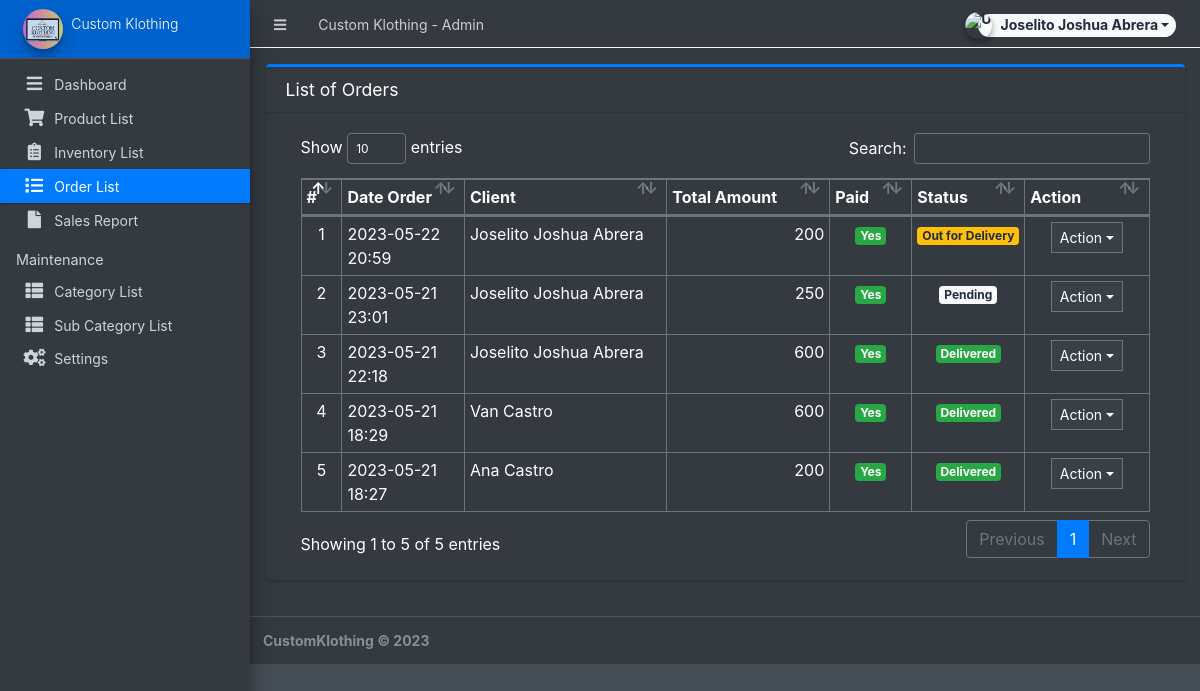
The page /admin/?page=orders (signed in) on the database as committed earlier.
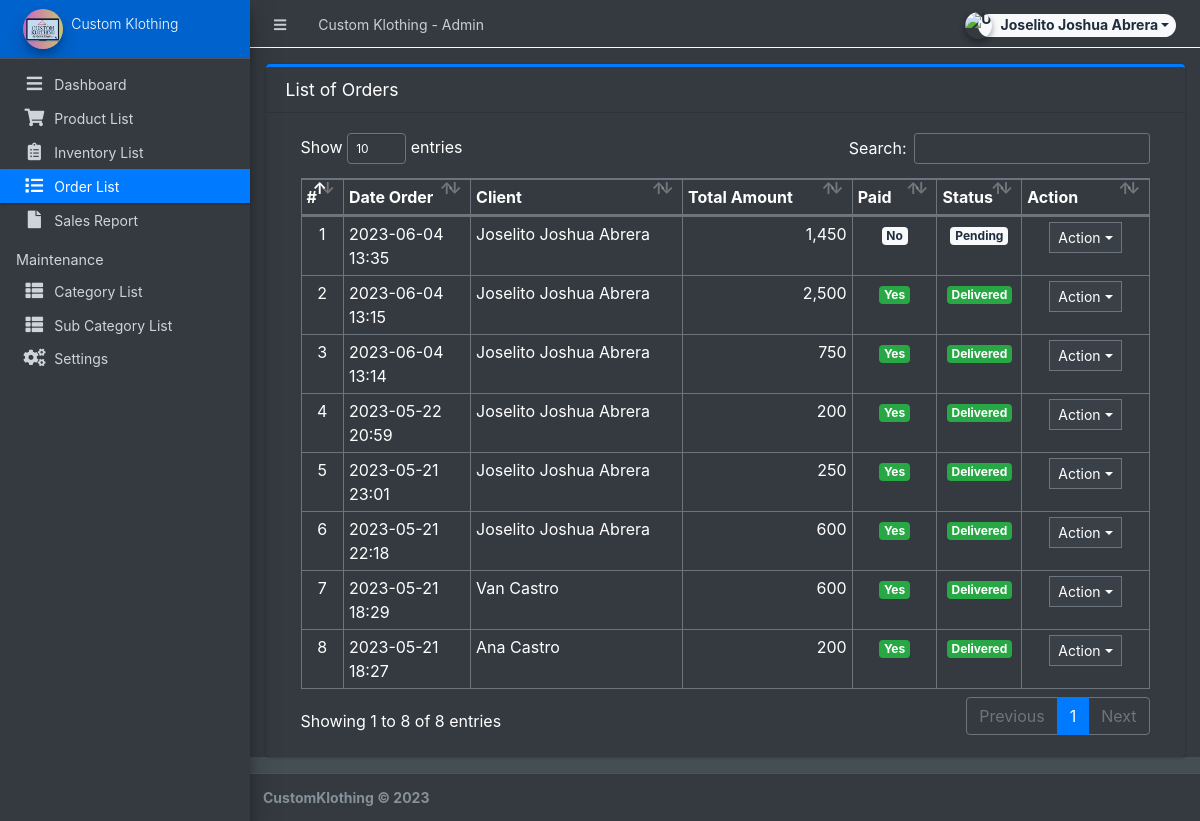
The same page on the database as committed later.
### tables this page shows
CREATE TABLE `orders` (
  `id` int(30) NOT NULL,
  `client_id` int(30) NOT NULL,
  `delivery_address` text NOT NULL,
  `payment_method` varchar(100) NOT NULL,
  `order_type` tinyint(1) NOT NULL COMMENT '1= pickup,2= deliver',
  `amount` double NOT NULL,
  `status` tinyint(2) NOT NULL DEFAULT 0,
  `paid` tinyint(1) NOT NULL DEFAULT 0,
  `date_created` datetime NOT NULL DEFAULT current_timestamp(),
  `date_updated` datetime DEFAULT NULL ON UPDATE current_timestamp()
);

### admin/orders/index.php (the view, shortened to what this page needs)
<div class="card card-outline card-primary">
	<div class="card-header">
		<h3 class="card-title">List of Orders</h3>
	</div>
	<div class="card-body">
		<div class="container-fluid">
        <div class="container-fluid">
			<table class="table table-bordered table-stripped">
				<colgroup>
					<col width="5%">
					<col width="15%">
					<col width="25%">
					<col width="20%">
					<col width="10%">
					<col width="10%">
					<col width="15%">
				</colgroup>
				<thead>
					<tr>
						<th>#</th>
						<th>Date Order</th>
						<th>Client</th>
						<th>Total Amount</th>
						<th>Paid</th>
						<th>Status</th>
						<th>Action</th>
					</tr>
				</thead>
				<tbody>
					<?php
					$i = 1;
						$qry = $conn->query("SELECT o.*,concat(c.firstname,' ',c.lastname) as client from `orders` o inner join clients c on c.id = o.client_id order by unix_timestamp(o.date_created) desc ");
						while($row = $qry->fetch_assoc()):
					?>
						<tr>
							<td class="text-center"><?php echo $i++; ?></td>
							<td><?php echo date("Y-m-d H:i",strtotime($row['date_created'])) ?></td>
							<td><?php echo $row['client'] ?></td>
							<td class="text-right"><?php echo number_format($row['amount']) ?></td>
							<td class="text-center">
                                <?php if($row['paid'] == 0): ?>
                                    <span class="badge badge-light">No</span>
                                <?php else: ?>
                                    <span class="badge badge-success">Yes</span>
                                <?php endif; ?>
                            </td>
							<td class="text-center">
                                <?php if($row['status'] == 0): ?>
                                    <span class="badge badge-light">Pending</span>
                                <?php elseif($row['status'] == 1): ?>
                                    <span class="badge badge-primary">Packed</span>
								<?php elseif($row['status'] == 2): ?>
                                    <span class="badge badge-warning">Out for Delivery</span>
								<?php elseif($row['status'] == 3): ?>
                                    <span class="badge badge-success">Delivered</span>
								<?php elseif($row['status'] == 5): ?>
                                    <span class="badge badge-success">Picked Up</span>
                                <?php else: ?>
                                    <span class="badge badge-danger">Cancelled</span>
                                <?php endif; ?>
                            </td>
							<td align="center">
								 <button type="button" class="btn btn-flat btn-default btn-sm dropdown-toggle dropdown-icon" data-toggle="dropdown">
				                  		Action
				                  </button>
							</td>
						</tr>
					<?php endwhile; ?>
				</tbody>
			</table>
		</div>
		</div>
	</div>
</div>

Rows that differ between the two databases and show on the page:
added orders: date_created "2023-06-04 13:35", client "Joselito Joshua Abrera", amount "1,450", paid "No", status "Pending"
added orders: date_created "2023-06-04 13:15", client "Joselito Joshua Abrera", amount "2,500", paid "Yes", status "Delivered"
added orders: date_created "2023-06-04 13:14", client "Joselito Joshua Abrera", amount "750", paid "Yes", status "Delivered"
changed orders (number 4 of 8 on the later page): status "Out for Delivery" → "Delivered"
changed orders (number 5 of 8 on the later page): status "Pending" → "Delivered"
Other text that changed with them:
text written by a page script: "Show entries Search: Showing 1 to 5 of 5 entries Previous 1 Next" → "Show entries Search: Showing 1 to 8 of 8 entries Previous 1 Next"
